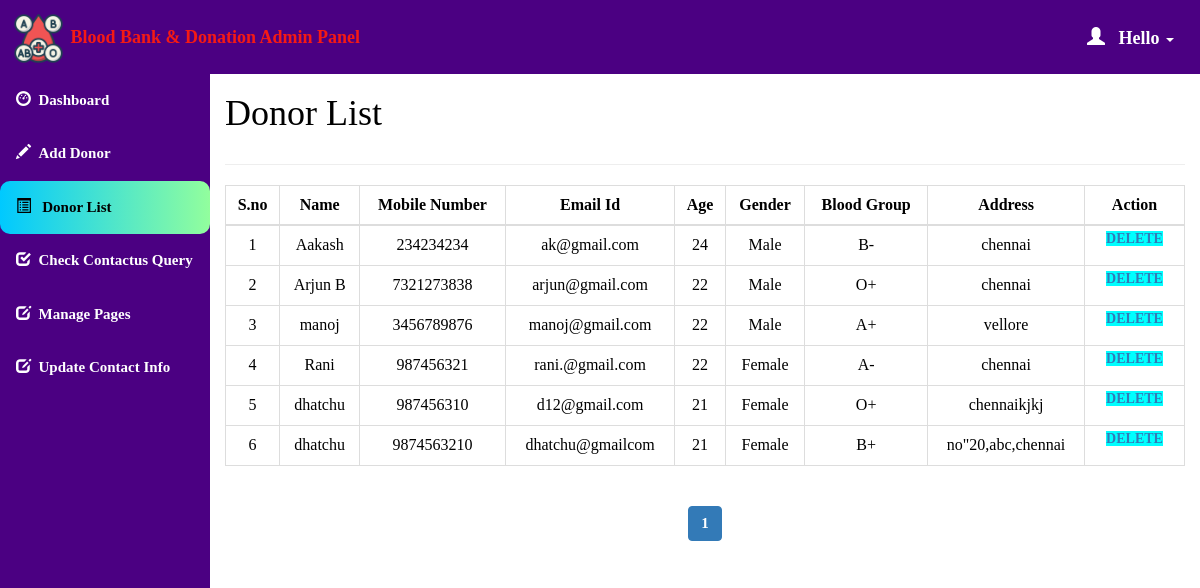
Page /admin/donor_list.php (signed in) on the committed database.
### tables this page shows
CREATE TABLE `donor_details` (
  `donor_id` int(11) NOT NULL,
  `donor_name` varchar(50) NOT NULL,
  `donor_number` varchar(10) NOT NULL,
  `donor_mail` varchar(50) DEFAULT NULL,
  `donor_age` int(60) NOT NULL,
  `donor_gender` varchar(10) NOT NULL,
  `donor_blood` varchar(10) NOT NULL,
  `donor_address` varchar(100) NOT NULL
);

CREATE TABLE `blood` (
  `blood_id` int(11) NOT NULL,
  `blood_group` varchar(10) NOT NULL
);

### admin/donor_list.php (the view, shortened to what this page needs)
<html>
<head>
  <link rel="stylesheet" href="https://maxcdn.bootstrapcdn.com/bootstrap/3.4.1/css/bootstrap.min.css">
</head>
<?php
  if (isset($_SESSION['loggedin']) && $_SESSION['loggedin'] == true) {
  ?>
<body style="color:black">
<div id="header">
<?php include 'header.php';
?>
</div>
<div id="sidebar">
<?php $active="list"; include 'sidebar.php'; ?>
</div>
<div id="content" >
  <div class="content-wrapper">
    <div class="container-fluid">
      <div class="row">
        <div class="col-md-12 lg-12 sm-12">
          <h1 class="page-title">Donor List</h1>
        </div>
      </div>
      <hr>
      <?php
        include 'conn.php';
        $limit = 10;
        if(isset($_GET['page'])){
          $page = $_GET['page'];
        }else{
          $page = 1;
        }
        $offset = ($page - 1) * $limit;
        $count=$offset+1;
        $sql= "select * from donor_details join blood where donor_details.donor_blood=blood.blood_id LIMIT {$offset},{$limit}";
        $result=mysqli_query($conn,$sql);
        if(mysqli_num_rows($result)>0)   {
       ?>
       <div class="table-responsive">
      <table class="table table-bordered" style="text-align:center">
          <thead style="text-align:center">
          <th style="text-align:center">S.no</th>
          <th style="text-align:center">Name</th>
          <th style="text-align:center">Mobile Number</th>
          <th style="text-align:center">Email Id</th>
          <th style="text-align:center">Age</th>
          <th style="text-align:center">Gender</th>
          <th style="text-align:center">Blood Group</th>
          <th style="text-align:center">Address</th>
          <th style="text-align:center">Action</th>
          </thead>
          <tbody>
            <?php
            while($row = mysqli_fetch_assoc($result)) { ?>
          <tr>
                  <td><?php echo $count++; ?></td>
                  <td><?php echo $row['donor_name']; ?></td>
                  <td><?php echo $row['donor_number']; ?></td>
                  <td><?php echo $row['donor_mail']; ?></td>
                  <td><?php echo $row['donor_age']; ?></td>
                  <td><?php echo $row['donor_gender']; ?></td>
                    <td><?php echo $row['blood_group']; ?></td>
                    <td><?php echo $row['donor_address']; ?></td>
                    <td id="he" style="width:100px">
                    <a style="background-color:aqua" href='delete.php?id=<?php echo $row['donor_id']; ?>'> Delete </a>
                </td>
              </tr>
            <?php } ?>
          </tbody>
      </table>
    </div>
    <?php } ?>
<div class="table-responsive"style="text-align:center;align:center">
    <?php
    $sql1 = "SELECT * FROM donor_details";
    $result1 = mysqli_query($conn, $sql1) or die("Query Failed.");
    if(mysqli_num_rows($result1) > 0){
      $total_records = mysqli_num_rows($result1);
      $total_page = ceil($total_records / $limit);
      echo '<ul class="pagination admin-pagination">';
      for($i = 1; $i <= $total_page; $i++){
        if($i == $page){
          $active = "active";
        }else{
          $active = "";
        }
        echo '<li class="'.$active.'"><a href="donor_list.php?page='.$i.'">'.$i.'</a></li>';
      }
      echo '</ul>';
    }
    ?>
  </div>
  </div>
</div>
</div>
   <?php }
    ?>
</body>
</html>

### admin/donor_list.php (style rules this page uses)
#sidebar { position:relative;margin-top:-20px }
#content { position:relative;margin-left:210px }
#he { font-size: 14px; font-weight: 600; text-transform: uppercase; padding: 3px 7px; color: #fff; text-decoration: none; border-radius: 3px; align:center }

### admin/sidebar.php (style rules this page uses)
body { margin: 0; font-family: 'Averia Gruesa Libre';font-size: 15px; color:#F8F9F9; }

### rows in the picture
donor_details: donor_name "Aakash", donor_number "234234234", donor_mail "ak@gmail.com", donor_age "24", donor_gender "Male", blood.blood_group "B-", donor_address "chennai"
donor_details: donor_name "Arjun B", donor_number "7321273838", donor_mail "arjun@gmail.com", donor_age "22", donor_gender "Male", blood.blood_group "O+", donor_address "chennai"
donor_details: donor_name "manoj", donor_number "3456789876", donor_mail "manoj@gmail.com", donor_age "22", donor_gender "Male", blood.blood_group "A+", donor_address "vellore"
donor_details: donor_name "Rani", donor_number "987456321", donor_mail "rani.@gmail.com", donor_age "22", donor_gender "Female", blood.blood_group "A-", donor_address "chennai"
donor_details: donor_name "dhatchu", donor_number "987456310", donor_mail "d12@gmail.com", donor_age "21", donor_gender "Female", blood.blood_group "O+", donor_address "chennaikjkj"
donor_details: donor_name "dhatchu", donor_number "9874563210", donor_mail "dhatchu@gmailcom", donor_age "21", donor_gender "Female", blood.blood_group "B+", donor_address "no\"20,abc,chennai"
